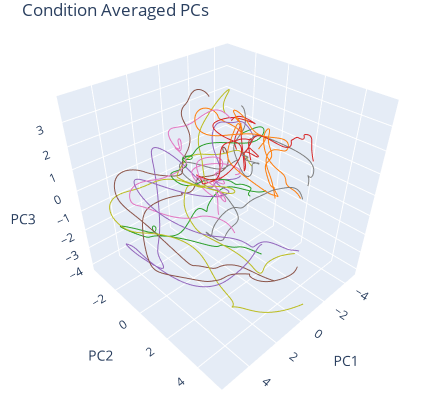

The code cell stored with this chart in its notebook:
### Code cell
# COND AVG
    
fig = go.Figure()
for session in config.data.pretrain_sessions:    
    for cond_id, trials in trialized_data[session].groupby('condition'):
        avg_trials = []
        for trial_id, trial in trials.groupby('trial_id'):
            avg_trials.append(pca.transform(trial.factors_smth))
        avg_trials = np.array(avg_trials).mean(0)
        fig.add_trace(
            go.Scatter3d(
                x=avg_trials[:, 0], 
                y=avg_trials[:, 1], 
                z=avg_trials[:, 2],
                mode='lines',
                line=dict(color=f'{colors.rgb2hex(cm.tab10(cond_id))}'),
            )
        )

fig.update_layout(
    width=430,
    height=410,
    autosize=False,
    showlegend=False,
    title={
        'text': "Condition Averaged PCs",
        'y':0.96,
        'yanchor': 'bottom'
    },
    scene=dict(
        xaxis_showspikes=False,
        yaxis_showspikes=False,
        zaxis_showspikes=False,
        xaxis_title="PC1",
        yaxis_title="PC2",
        zaxis_title="PC3",
        camera=dict(
            center=dict(
                x=0.065,
                y=0.0,
                z=-0.075,
                # z=-0.12,
            ),
            eye=dict(
                x=1.3, 
                y=1.3, 
                z=1.3
            )
        ),
        aspectratio = dict( x=1, y=1, z=1 ),
        aspectmode = 'manual'
    ),
)

fig.update_layout(margin=dict(r=0, l=0, b=0, t=20))
config2 = {'displayModeBar': False}
fig.show(config=config2)

### Figure 1 — Plotly figure (JSON) as saved in the notebook; plotly's stock layout.template omitted (floating-point values rounded to 4 significant figures; data arrays with more than 128 entries replaced by an {"elided": "..."} marker saying what was removed)
{"data": [{"line": {"color": "#ff7f0e"}, "mode": "lines", "type": "scatter3d", "x": {"elided": "200 float values"}, "y": {"elided": "200 float values"}, "z": {"elided": "200 float values"}}, {"line": {"color": "#2ca02c"}, "mode": "lines", "type": "scatter3d", "x": {"elided": "200 float values"}, "y": {"elided": "200 float values"}, "z": {"elided": "200 float values"}}, {"line": {"color": "#d62728"}, "mode": "lines", "type": "scatter3d", "x": {"elided": "200 float values"}, "y": {"elided": "200 float values"}, "z": {"elided": "200 float values"}}, {"line": {"color": "#9467bd"}, "mode": "lines", "type": "scatter3d", "x": {"elided": "200 float values"}, "y": {"elided": "200 float values"}, "z": {"elided": "200 float values"}}, {"line": {"color": "#8c564b"}, "mode": "lines", "type": "scatter3d", "x": {"elided": "200 float values"}, "y": {"elided": "200 float values"}, "z": {"elided": "200 float values"}}, {"line": {"color": "#e377c2"}, "mode": "lines", "type": "scatter3d", "x": {"elided": "200 float values"}, "y": {"elided": "200 float values"}, "z": {"elided": "200 float values"}}, {"line": {"color": "#7f7f7f"}, "mode": "lines", "type": "scatter3d", "x": {"elided": "200 float values"}, "y": {"elided": "200 float values"}, "z": {"elided": "200 float values"}}, {"line": {"color": "#bcbd22"}, "mode": "lines", "type": "scatter3d", "x": {"elided": "200 float values"}, "y": {"elided": "200 float values"}, "z": {"elided": "200 float values"}}, {"line": {"color": "#ff7f0e"}, "mode": "lines", "type": "scatter3d", "x": {"elided": "200 float values"}, "y": {"elided": "200 float values"}, "z": {"elided": "200 float values"}}, {"line": {"color": "#2ca02c"}, "mode": "lines", "type": "scatter3d", "x": {"elided": "200 float values"}, "y": {"elided": "200 float values"}, "z": {"elided": "200 float values"}}, {"line": {"color": "#d62728"}, "mode": "lines", "type": "scatter3d", "x": {"elided": "200 float values"}, "y": {"elided": "200 float values"}, "z": {"elided": "200 float values"}}, {"line": {"color": "#9467bd"}, "mode": "lines", "type": "scatter3d", "x": {"elided": "200 float values"}, "y": {"elided": "200 float values"}, "z": {"elided": "200 float values"}}, {"line": {"color": "#8c564b"}, "mode": "lines", "type": "scatter3d", "x": {"elided": "200 float values"}, "y": {"elided": "200 float values"}, "z": {"elided": "200 float values"}}, {"line": {"color": "#e377c2"}, "mode": "lines", "type": "scatter3d", "x": {"elided": "200 float values"}, "y": {"elided": "200 float values"}, "z": {"elided": "200 float values"}}, {"line": {"color": "#7f7f7f"}, "mode": "lines", "type": "scatter3d", "x": {"elided": "200 float values"}, "y": {"elided": "200 float values"}, "z": {"elided": "200 float values"}}, {"line": {"color": "#bcbd22"}, "mode": "lines", "type": "scatter3d", "x": {"elided": "200 float values"}, "y": {"elided": "200 float values"}, "z": {"elided": "200 float values"}}], "layout": {"autosize": false, "height": 410, "margin": {"b": 0, "l": 0, "r": 0, "t": 20}, "scene": {"aspectmode": "manual", "aspectratio": {"x": 1, "y": 1, "z": 1}, "camera": {"center": {"x": 0.065, "y": 0, "z": -0.075}, "eye": {"x": 1.3, "y": 1.3, "z": 1.3}}, "xaxis": {"showspikes": false, "title": {"text": "PC1"}}, "yaxis": {"showspikes": false, "title": {"text": "PC2"}}, "zaxis": {"showspikes": false, "title": {"text": "PC3"}}}, "showlegend": false, "title": {"text": "Condition Averaged PCs", "y": 0.96, "yanchor": "bottom"}, "width": 430}}
